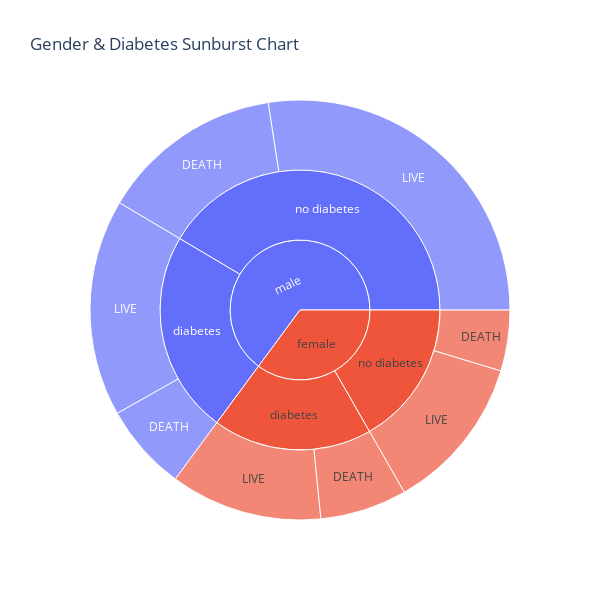

The notebook cell this image was saved under:
### Code cell
sun.loc[sun["sex"]== 0 , "sex"] = "female"
sun.loc[sun["sex"]== 1, "sex"] = "male"

sun.loc[sun["diabetes"]== 0 , "diabetes"] = "no diabetes"
sun.loc[sun["diabetes"]== 1, "diabetes"] = "diabetes"

sun.loc[sun['DEATH_EVENT'] == 0,'DEATH_EVENT'] = "LIVE"
sun.loc[sun['DEATH_EVENT'] == 1, 'DEATH_EVENT'] = 'DEATH'

fig = px.sunburst(sun, 
                  path=["sex","diabetes","DEATH_EVENT"],
                  values="count",
                  title="Gender & Diabetes Sunburst Chart ",
                  width=600,
                  height=600)

fig.show()

### Figure 1 — Plotly figure (JSON) as saved in the notebook; plotly's stock layout.template omitted (floating-point values rounded to 4 significant figures)
{"data": [{"branchvalues": "total", "domain": {"x": [0, 1], "y": [0, 1]}, "hovertemplate": "labels=%{label}<br>count=%{value}<br>parent=%{parent}<br>id=%{id}<extra></extra>", "ids": ["female/diabetes/DEATH", "male/diabetes/DEATH", "female/no diabetes/DEATH", "male/no diabetes/DEATH", "female/diabetes/LIVE", "male/diabetes/LIVE", "female/no diabetes/LIVE", "male/no diabetes/LIVE", "female/diabetes", "male/diabetes", "female/no diabetes", "male/no diabetes", "female", "male"], "labels": ["DEATH", "DEATH", "DEATH", "DEATH", "LIVE", "LIVE", "LIVE", "LIVE", "diabetes", "diabetes", "no diabetes", "no diabetes", "female", "male"], "name": "", "parents": ["female/diabetes", "male/diabetes", "female/no diabetes", "male/no diabetes", "female/diabetes", "male/diabetes", "female/no diabetes", "male/no diabetes", "female", "male", "female", "male", "", ""], "type": "sunburst", "values": [20, 20, 14, 42, 35, 50, 36, 82, 55, 70, 50, 124, 105, 194]}], "layout": {"height": 600, "legend": {"tracegroupgap": 0}, "title": {"text": "Gender & Diabetes Sunburst Chart "}, "width": 600}}
